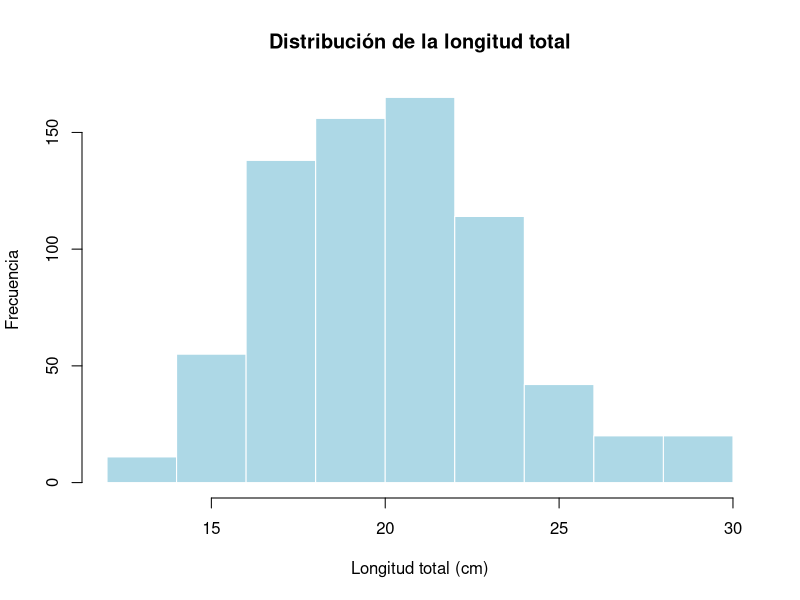
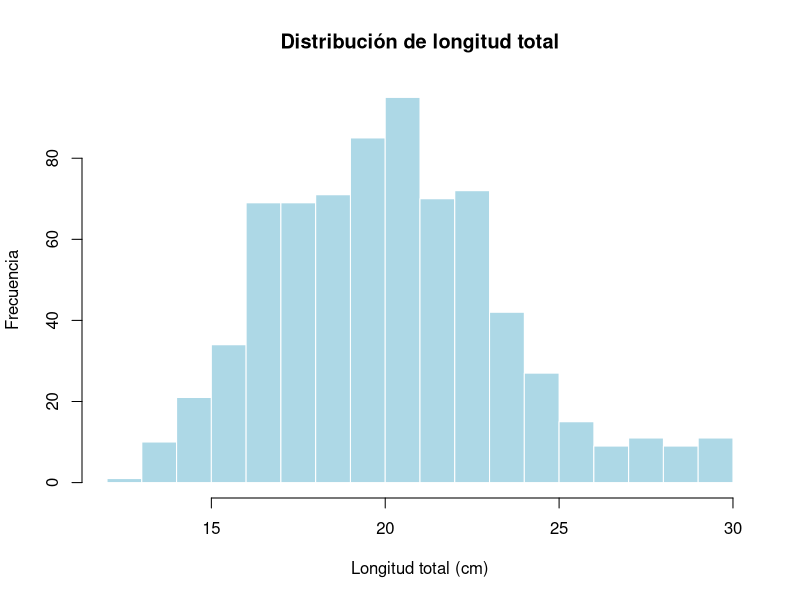

Generate these figures, in order, with R:
## ---- chunk 1

library(readxl)

datos_mugil <- read_excel("Datos mugil.xlsx")

head(datos_mugil, 5)

## ---- chunk 2

hist(datos_mugil$CT,
     main = "Distribución de la longitud total",
     xlab = "Longitud total (cm)",
     ylab = "Frecuencia",
     col = "lightblue",
     border = "white")

## ---- chunk 3
# Función para calcular la media
calcular_media <- function(x) {  mean(x, na.rm = TRUE)}

# Aplicar la función a la longitud total
calcular_media(datos_mugil$CT)
## ---- chunk 4
calcular_rango <- function(x) {  range(x, na.rm = TRUE)}

calcular_rango(datos_mugil$CT)
## ---- chunk 5

library(readxl)

datos_mugil <- read_excel("Datos mugil.xlsx")

# Dimensiones de la base
dim(datos_mugil)

# Estructura de las variables
str(datos_mugil)

# Resumen general
summary(datos_mugil)

# Número de valores ausentes por variable
colSums(is.na(datos_mugil))

## ---- chunk 6

# Longitud total (CT)

mean(datos_mugil$CT, na.rm = TRUE)

median(datos_mugil$CT, na.rm = TRUE)

sd(datos_mugil$CT, na.rm = TRUE)

min(datos_mugil$CT, na.rm = TRUE)

max(datos_mugil$CT, na.rm = TRUE)

# Coeficiente de variación (%)
sd(datos_mugil$CT, na.rm = TRUE) /
  mean(datos_mugil$CT, na.rm = TRUE) * 100

## ---- chunk 7

# Función de estadística descriptiva

estadistica_basica <- function(x) {  x <- x[!is.na(x)]
  c(
    N = length(x),
    Media = mean(x),
    Mediana = median(x),
    SD = sd(x),
    Minimo = min(x),
    Maximo = max(x),
    CV = sd(x) / mean(x) * 100  )}

# Aplicar a la longitud total
estadistica_basica(datos_mugil$CT)

# Aplicar al peso total
estadistica_basica(datos_mugil$PT)

## ---- chunk 8

hist(
  datos_mugil$CT,
  breaks = 20,
  col = "lightblue",
  border = "white",
  main = "Distribución de longitud total",
  xlab = "Longitud total (cm)",
  ylab = "Frecuencia")
